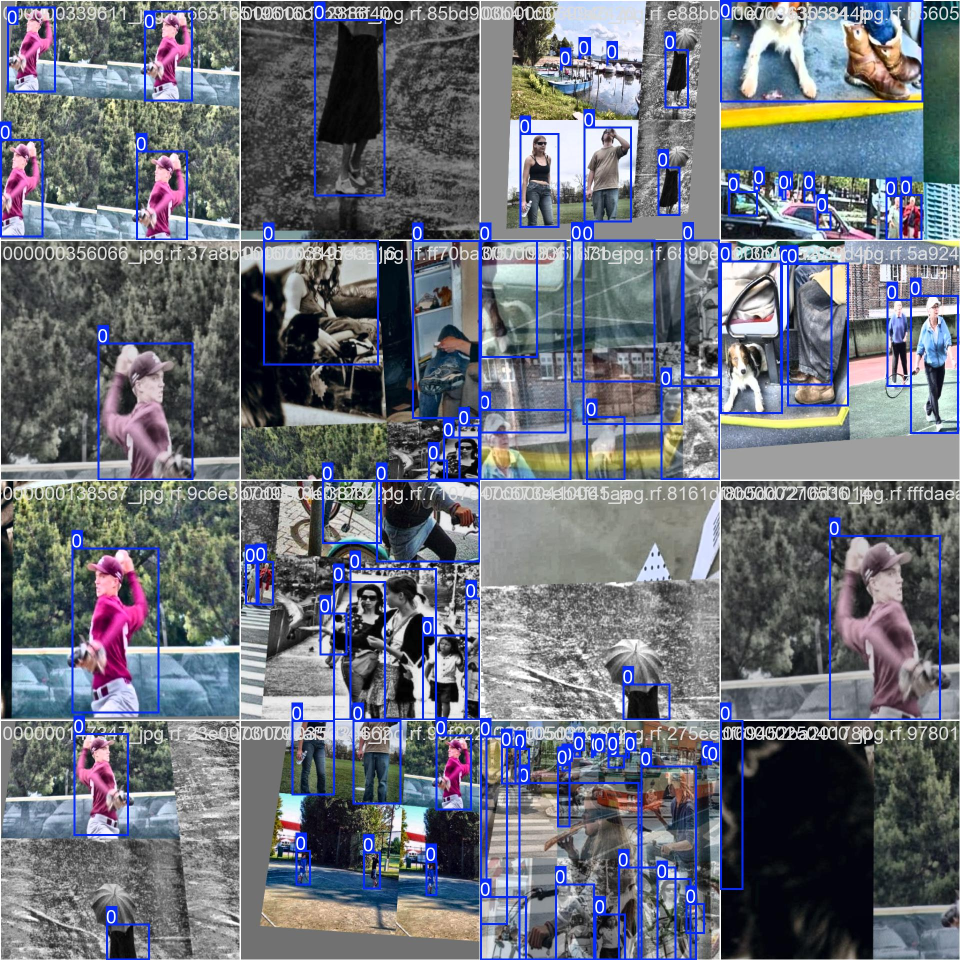
#> input picture runs/detect/train/train_batch0.jpg, 1920 x 1920 px (shown at 1/2 size); its folder holds only this picture in this run
$ python -i data_preprocess.py   (imports and definitions only)
#> lines starting #> are read from the running program, lines starting #| are printed output that depends on the picture
#> in preprocess_image, img is the input picture: shape (1920, 1920, 3); mean B, G, R 121.7, 111.1, 106.8
import cv2
import numpy as np
from pathlib import Path
import shutil

def apply_white_balance(img):
    lab = cv2.cvtColor(img, cv2.COLOR_BGR2LAB)
#> lab: shape (1920, 1920, 3); mean of channels 0, 1, 2 118.5, 130.7, 122.5
    L, A, B = cv2.split(lab)
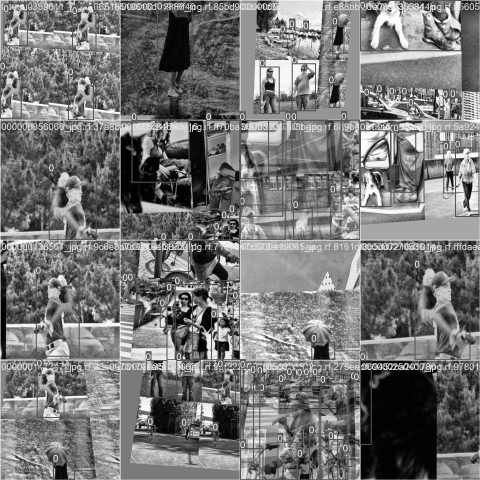
#> L: shape (1920, 1920) (shown at 1/4 size); min 0, max 255, mean 118.5
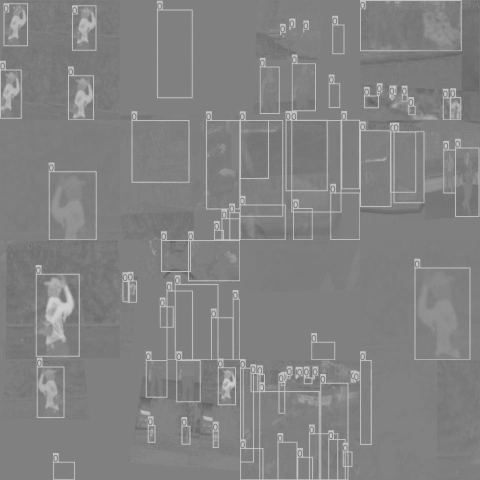
#> A: shape (1920, 1920) (shown at 1/4 size); min 91, max 212, mean 130.7
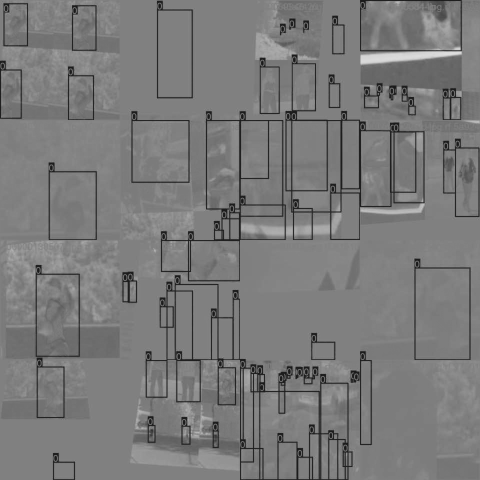
#> B: shape (1920, 1920) (shown at 1/4 size); min 22, max 222, mean 122.5

    A = A.astype(np.float32)
    B = B.astype(np.float32)

    A = A - np.mean(A) + 128
    B = B - np.mean(B) + 128

    A = np.clip(A, 0, 255).astype(np.uint8)
    B = np.clip(B, 0, 255).astype(np.uint8)

    lab_balanced = cv2.merge([L, A, B])
#> lab_balanced: shape (1920, 1920, 3); mean of channels 0, 1, 2 118.5, 127.7, 127.5
    return cv2.cvtColor(lab_balanced, cv2.COLOR_LAB2BGR)


def apply_clahe(img):
    lab = cv2.cvtColor(img, cv2.COLOR_BGR2LAB)
#> lab: shape (1920, 1920, 3); mean of channels 0, 1, 2 118.5, 127.6, 127.5
    L, A, B = cv2.split(lab)

    clahe = cv2.createCLAHE(clipLimit=2.0, tileGridSize=(8,8))
    L_clahe = clahe.apply(L)
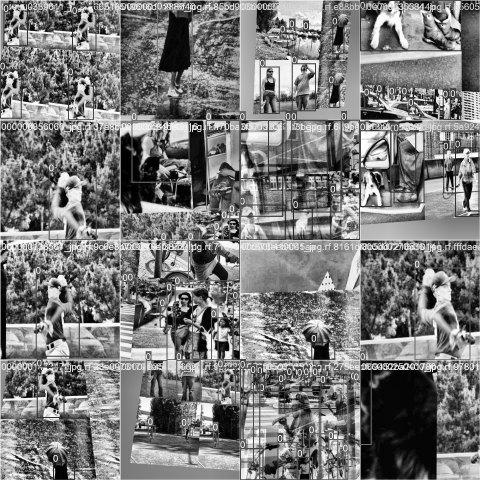
#> L_clahe: shape (1920, 1920) (shown at 1/4 size); min 0, max 255, mean 122

    lab_clahe = cv2.merge([L_clahe, A, B])
#> lab_clahe: shape (1920, 1920, 3); mean of channels 0, 1, 2 122, 127.6, 127.5
    return cv2.cvtColor(lab_clahe, cv2.COLOR_LAB2BGR)

def apply_gamma(img, gamma=1.0):
    inv_gamma = 1.0 / gamma
    table = np.array([(i / 255.0) ** inv_gamma * 255 for i in np.arange(0, 256)]).astype("uint8")
    return cv2.LUT(img, table)

def letterbox(img, new_size=512):
#> called with new_size = 512
    h, w = img.shape[:2]
    scale = new_size / max(h, w)

    new_w = int(w * scale)
    new_h = int(h * scale)

    resized = cv2.resize(img, (new_w, new_h), interpolation=cv2.INTER_AREA)
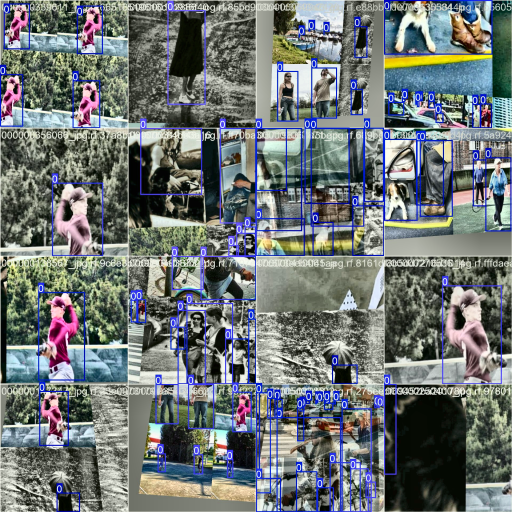
#> resized: shape (512, 512, 3); mean B, G, R 117.1, 116.9, 110.8

    canvas = np.zeros((new_size, new_size, 3), dtype=np.uint8)
    canvas[:new_h, :new_w] = resized

    return canvas

def preprocess_image(img_path, output_path, size=512):
    img = cv2.imread(str(img_path))
    if img is None:
        print(f"⚠ Imagen no cargada: {img_path}")
        return

    img = apply_white_balance(img)
    img = apply_clahe(img)
    img = apply_gamma(img, gamma=1.0)
    img = letterbox(img, new_size=size)

    cv2.imwrite(str(output_path), img)

def copy_label(label_path, output_path):
    shutil.copy(label_path, output_path)

# [33 lines left out: functions process_dataset, data_preprocess, not called in this run]

>>> result = preprocess_image('../runs/detect/train/train_batch0.jpg', 'out.png')

$ run again, on runs/detect/train/train_batch1.jpg
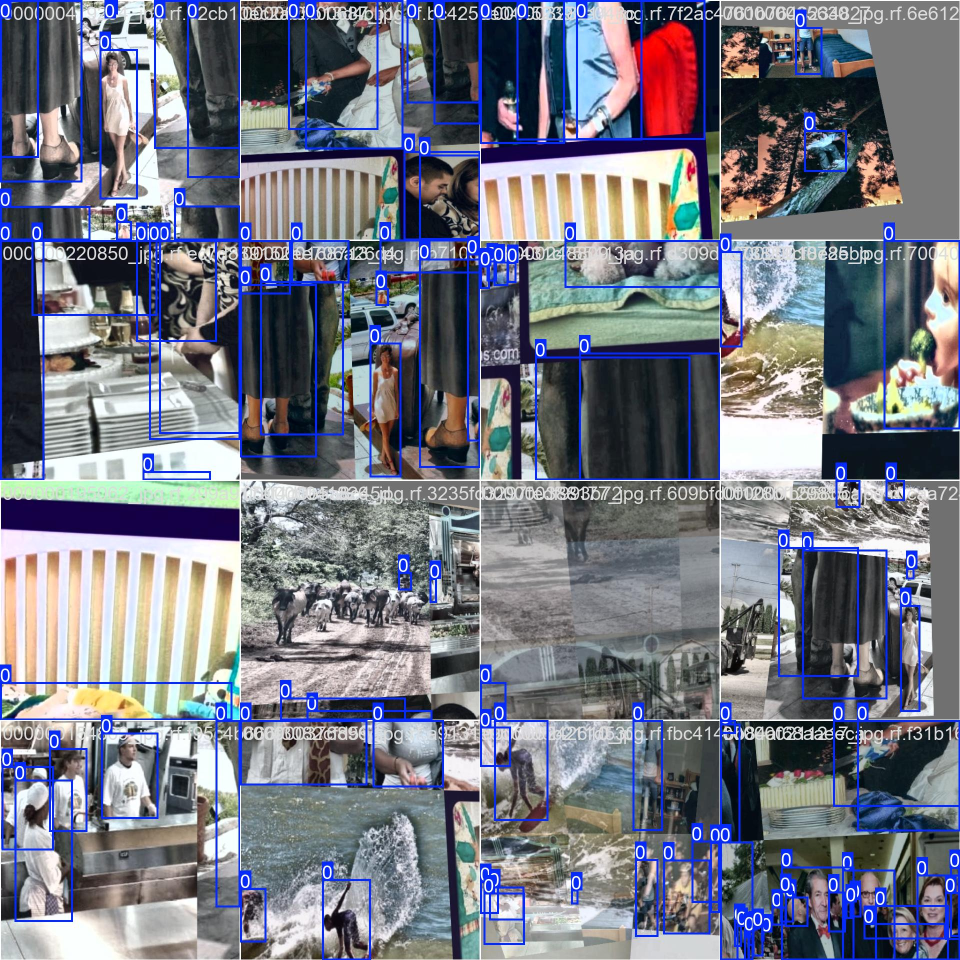
#> input picture runs/detect/train/train_batch1.jpg, 1920 x 1920 px (shown at 1/2 size)
#> in preprocess_image, img is the input picture: shape (1920, 1920, 3); mean B, G, R 131.2, 118.9, 116
#> in apply_white_balance, `L, A, B = cv2.split(lab)`:
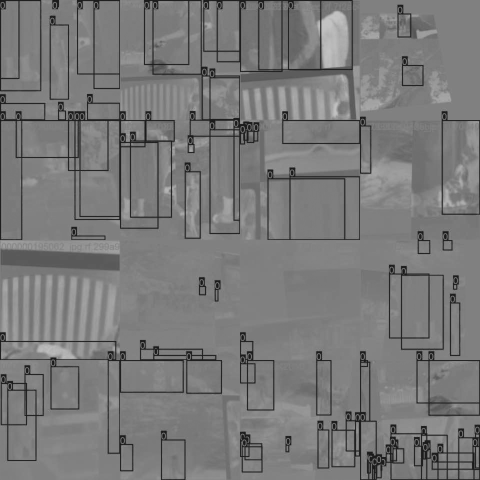
#> B: shape (1920, 1920) (shown at 1/4 size); min 22, max 195, mean 121.8
#> lab_balanced: shape (1920, 1920, 3); mean of channels 0, 1, 2 126.4, 127.2, 127.8
#> lab_clahe: shape (1920, 1920, 3); mean of channels 0, 1, 2 126.6, 127.3, 127.8
#> in letterbox, `resized = cv2.resize(img, (new_w, new_h), interpolation=cv2.INTER_AREA)`:
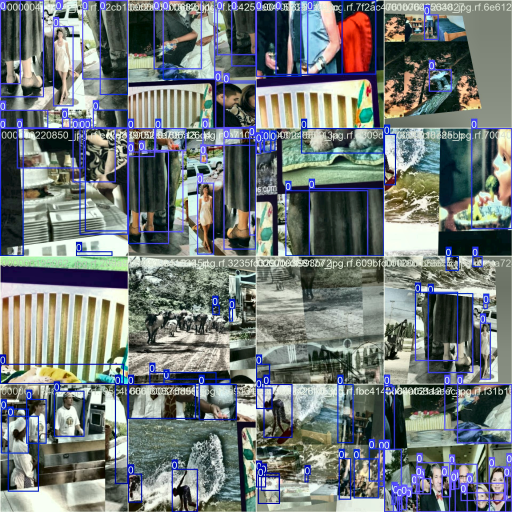
#> resized: shape (512, 512, 3); mean B, G, R 121.2, 121.9, 114.2

$ run again, on runs/detect/train/train_batch11550.jpg
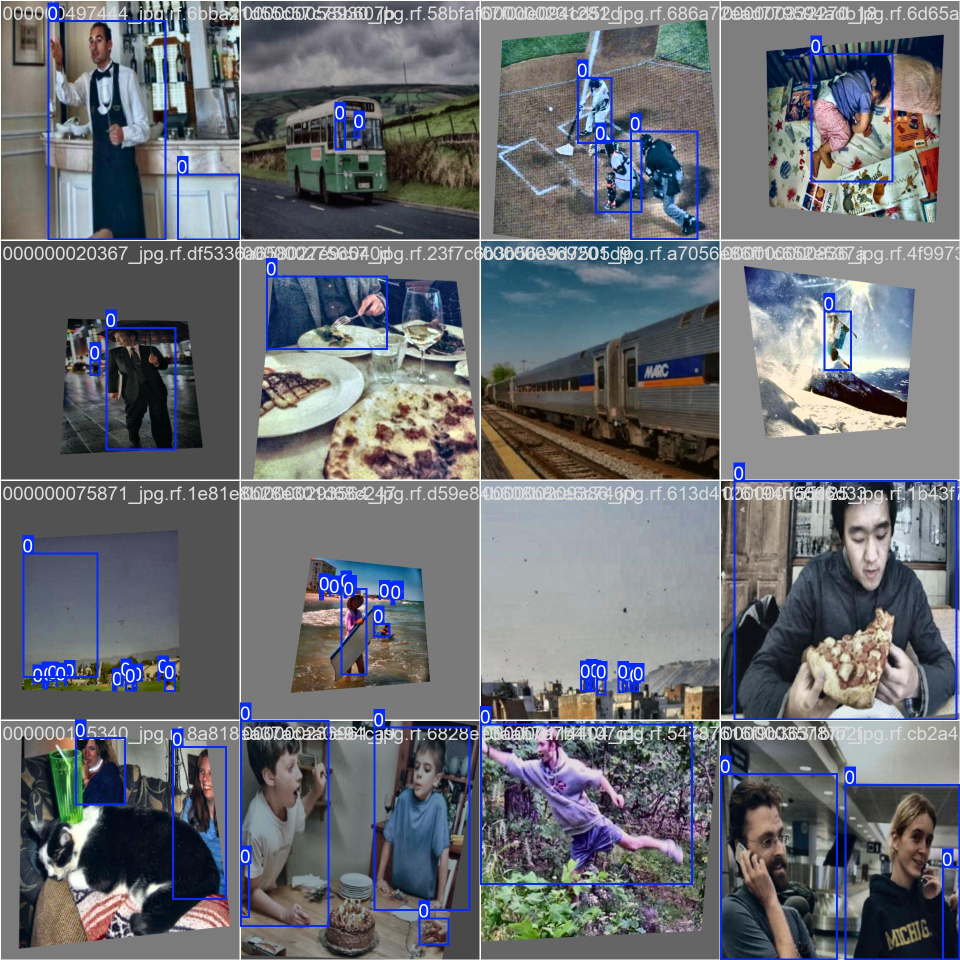
#> input picture runs/detect/train/train_batch11550.jpg, 1920 x 1920 px (shown at 1/2 size)
#> in preprocess_image, img is the input picture: shape (1920, 1920, 3); mean B, G, R 115.4, 109.7, 106.7
#> in apply_white_balance, `L, A, B = cv2.split(lab)`:
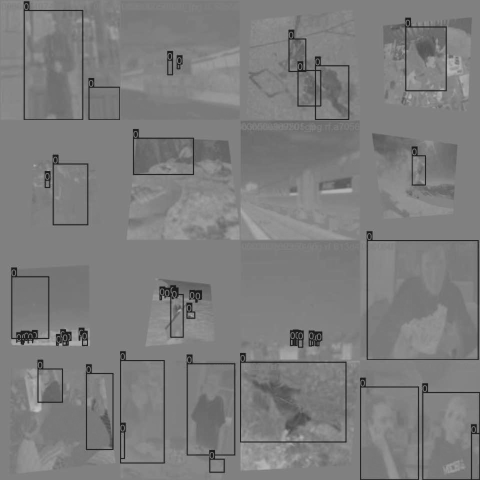
#> B: shape (1920, 1920) (shown at 1/4 size); min 22, max 196, mean 124.9
#> lab_balanced: shape (1920, 1920, 3); mean of channels 0, 1, 2 116.7, 127.6, 127.9
#> lab_clahe: shape (1920, 1920, 3); mean of channels 0, 1, 2 125.4, 127.6, 127.9
#> in letterbox, `resized = cv2.resize(img, (new_w, new_h), interpolation=cv2.INTER_AREA)`:
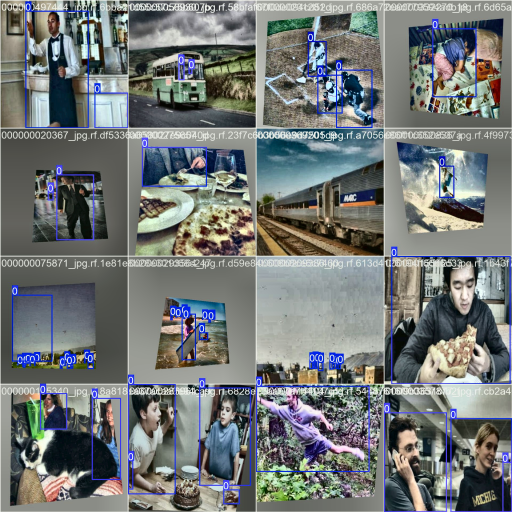
#> resized: shape (512, 512, 3); mean B, G, R 119.3, 119.7, 115.2
